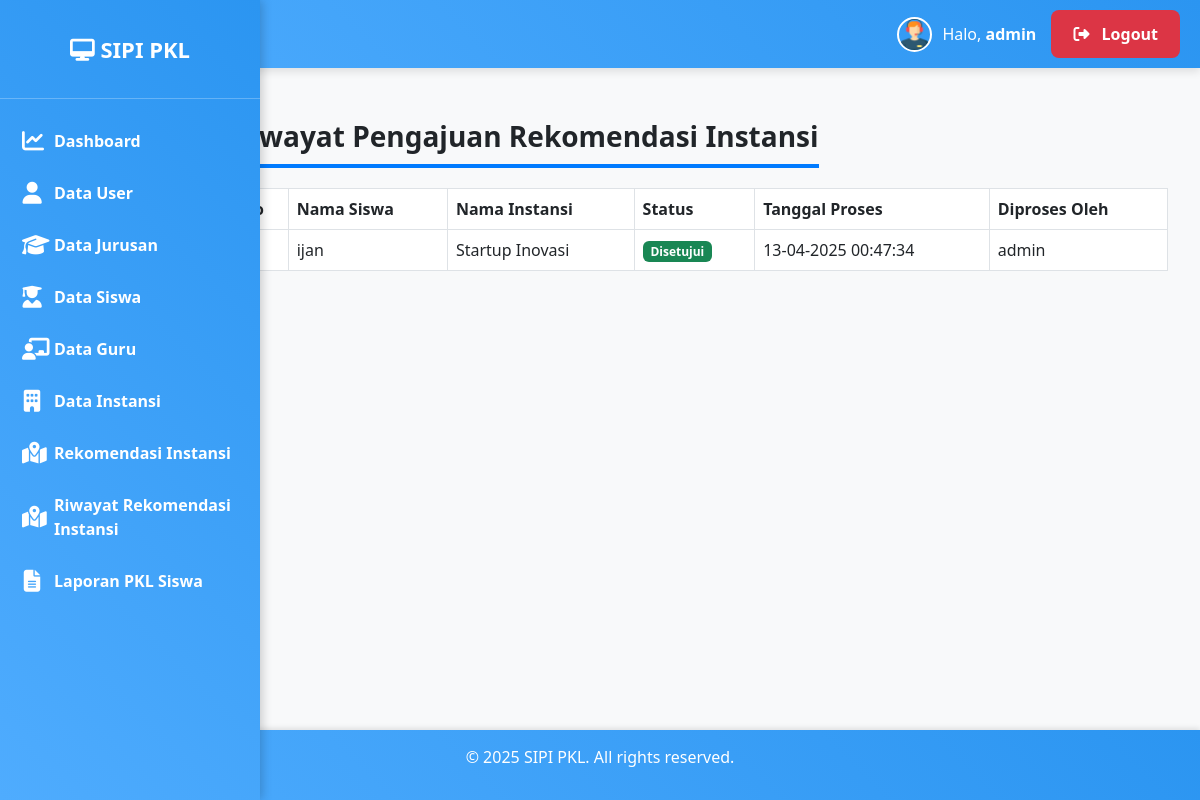
Screenshot of /admin/riwayat_rekomendasi_instansi.php (signed in) with the database file from the repository.
### tables this page shows
CREATE TABLE `users` (
  `id_users` int(11) NOT NULL,
  `username` varchar(50) NOT NULL,
  `password` varchar(255) NOT NULL,
  `foto` varchar(255) DEFAULT 'default-admin.png',
  `role` enum('admin','siswa','guru') NOT NULL
);

CREATE TABLE `riwayat_rekomendasi_instansi` (
  `id_riwayat` int(11) NOT NULL,
  `id_rekomendasi_instansi` int(11) NOT NULL,
  `id_siswa` int(11) NOT NULL,
  `id_instansi` int(11) NOT NULL,
  `status` enum('pending','disetujui','ditolak') NOT NULL,
  `tanggal_proses` timestamp NULL DEFAULT current_timestamp(),
  `id_users` int(11) NOT NULL
);

CREATE TABLE `siswa` (
  `id_siswa` int(11) NOT NULL,
  `nama` varchar(100) NOT NULL,
  `nis` varchar(20) NOT NULL,
  `kelas` varchar(20) NOT NULL,
  `password` varchar(32) NOT NULL,
  `foto` varchar(255) DEFAULT 'default-profile.png',
  `jurusan_id` int(11) NOT NULL,
  `id_guru` int(11) DEFAULT NULL
);

CREATE TABLE `instansi` (
  `id_instansi` int(11) NOT NULL,
  `nama` varchar(100) NOT NULL,
  `alamat` text NOT NULL,
  `kontak` varchar(50) NOT NULL,
  `bidang_instansi` varchar(100) NOT NULL
);

### admin/riwayat_rekomendasi_instansi.php (the view, shortened to what this page needs)
<?php
include '../config/database.php';
$query_riwayat = "SELECT ri.id_riwayat, ri.status, ri.tanggal_proses, s.nama AS nama_siswa, i.nama AS nama_instansi, u.username AS username
                  FROM riwayat_rekomendasi_instansi ri
                  JOIN siswa s ON ri.id_siswa = s.id_siswa
                  JOIN instansi i ON ri.id_instansi = i.id_instansi
                  JOIN users u ON ri.id_users = u.id_users
                  ORDER BY ri.tanggal_proses DESC, ri.id_riwayat DESC";
$result_riwayat = mysqli_query($conn, $query_riwayat);
?>
<!DOCTYPE html>
<html lang="id">
<head>
    <link href="https://cdn.jsdelivr.net/npm/bootstrap@5.3.0/dist/css/bootstrap.min.css" rel="stylesheet">
    <link rel="stylesheet" href="../assets/css/style.css">
</head>
<body>
<?php include '../admin/navbar.php'; ?>
<?php include '../admin/sidebar.php'; ?>
<div class="content">
    <div class="container">
        <h2 class="title">Riwayat Pengajuan Rekomendasi Instansi</h2><br>
        <table class="table table-bordered table-hover">
            <thead>
                <tr>
                    <th>No</th>
                    <th>Nama Siswa</th>
                    <th>Nama Instansi</th>
                    <th>Status</th>
                    <th>Tanggal Proses</th>
                    <th>Diproses Oleh</th>
                </tr>
            </thead>
            <tbody>
                <?php if (mysqli_num_rows($result_riwayat) > 0): ?>
                    <?php $no = 1; ?>
                    <?php while ($riwayat = mysqli_fetch_assoc($result_riwayat)): ?>
                        <tr>
                            <td><?php echo $no++; ?></td>
                            <td><?php echo htmlspecialchars($riwayat['nama_siswa']); ?></td>
                            <td><?php echo htmlspecialchars($riwayat['nama_instansi']); ?></td>
                            <td>
                                <?php
                                    if ($riwayat['status'] == 'disetujui') {
                                        echo '<span class="badge bg-success">Disetujui</span>';
                                    } else {
                                        echo '<span class="badge bg-danger">Ditolak</span>';
                                    }
                                ?>
                            </td>
                            <td><?php echo date('d-m-Y H:i:s', strtotime($riwayat['tanggal_proses'])); ?></td>
                            <td><?php echo htmlspecialchars($riwayat['username']); ?></td>
                        </tr>
                    <?php endwhile; ?>
                <?php else: ?>
                    <tr>
                        <td colspan="6" class="text-center">Belum ada riwayat pengajuan rekomendasi.</td>
                    </tr>
                <?php endif; ?>
            </tbody>
        </table>
    </div>
</div>
<?php include '../admin/footer.php'; ?>
</body>
</html>

### admin/navbar.php (shortened to what this page needs)
<?php
include '../config/database.php';
$username = $_SESSION['username'];
$query = "SELECT foto FROM users WHERE username = '$username'";
$result = mysqli_query($conn, $query);
$users = mysqli_fetch_assoc($result);
$foto_profil = $users['foto'] ?? 'default.png';
?>
<div class="navbar">
        <div class="user-info">
            <img src="../assets/images/upload/<?php echo $foto_profil; ?>" alt="Foto Profil">
            <span>Halo, <strong><?php echo $_SESSION['username']; ?></strong></span>
            <a href="../logout.php" class="logout-link"><i class="fas fa-sign-out-alt"></i> Logout</a>
        </div>
    </div>

### assets/css/style.css (style rules this page uses)
body { display: flex; flex-direction: column; background-color: #f8f9fa; }
.navbar { width: 100%; background: linear-gradient(45deg, #4facfe, rgb(43, 149, 241)); color: white; padding: 10px 20px; display: flex; justify-content: space-between; align-items: center; position: fixed; top: 0; z-index: 900; box-shadow: 0 4px 8px rgba(0, 0, 0, 0.1); transition: margin-left 0.3s, width 0.3s; }
.navbar .user-info { display: flex; align-items: center; }
.navbar .user-info img { width: 35px; height: 35px; border-radius: 50%; margin-right: 10px; object-fit: cover; border: 2px solid white; }
.navbar .user-info span { margin-right: 15px; }
html, body { overflow-x: hidden; max-width: 100%; }
.content { margin-left: 200px; margin-top: 100px; padding: 20px; width: calc(100% - 200); transition: margin-left 0.3s; box-sizing: border-box; }
.logout-link { display: inline-block; background: #dc3545; color: white; padding: 10px 20px; border-radius: 8px; text-decoration: none; font-size: 16px; font-weight: bold; border: 2px solid transparent; transition: all 0.3s ease-in-out; }
.logout-link i { margin-right: 8px; }
.title { font-size: 28px; font-weight: bold; text-align: center; padding-bottom: 10px; margin-bottom: 20px; border-bottom: 4px solid #007bff; display: inline-block; }
.table thead { background: #007bff; color: white; }

### admin/footer.php (style rules this page uses)
html, body { height: 100%; margin: 0; padding: 0; display: flex; flex-direction: column; }

### rows the page displays
users: foto (picture)
riwayat_rekomendasi_instansi: id_siswa.nama "ijan", id_instansi.nama "Startup Inovasi", status "Disetujui", tanggal_proses "13-04-2025 00:47:34", id_users.username "admin"

### other values shown
$_SESSION['username'] "admin"
